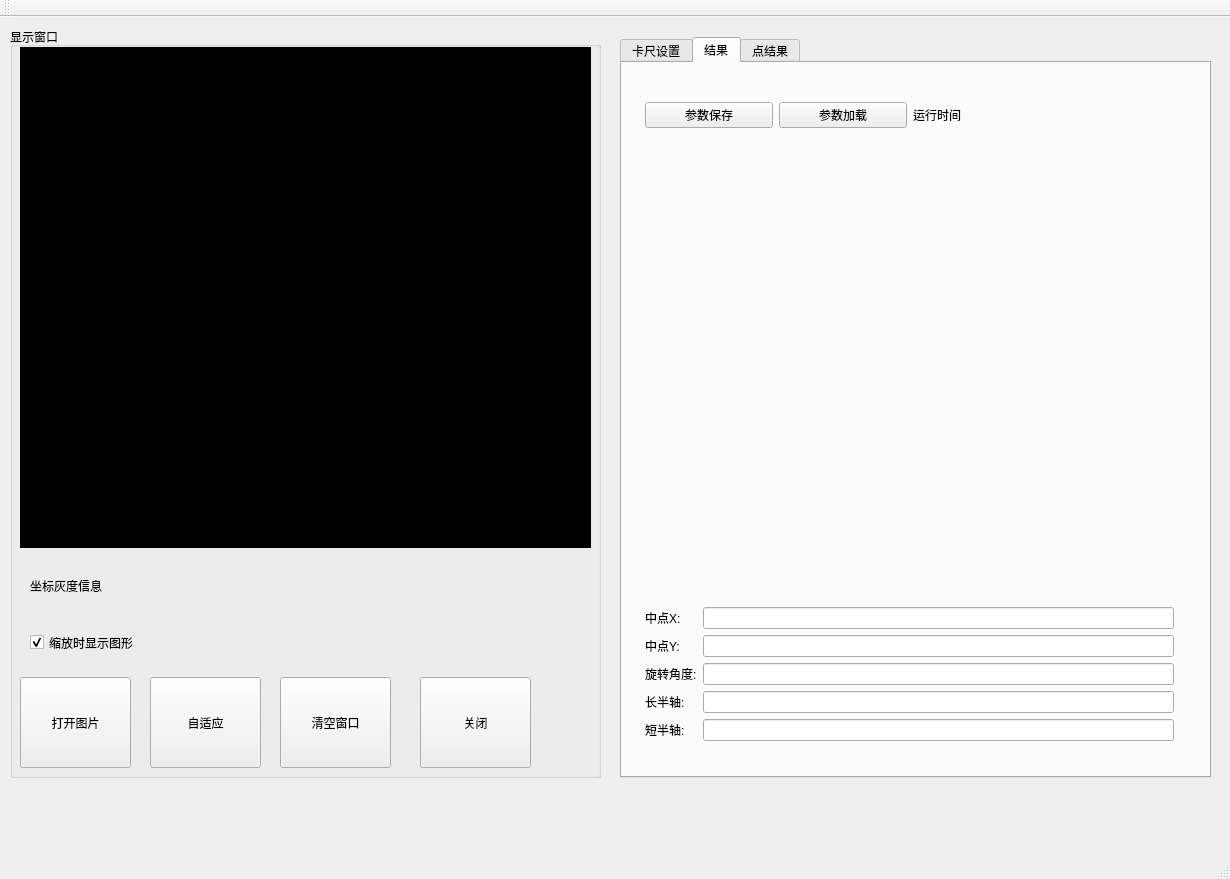
<?xml version="1.0" encoding="UTF-8"?>
<ui version="4.0">
 <class>EllipseWindowClass</class>
 <widget class="QMainWindow" name="EllipseWindowClass">
  <property name="geometry">
   <rect>
    <x>0</x>
    <y>0</y>
    <width>1230</width>
    <height>879</height>
   </rect>
  </property>
  <property name="windowTitle">
   <string>EllipseWindow</string>
  </property>
  <widget class="QWidget" name="centralWidget">
   <widget class="QGroupBox" name="groupBox">
    <property name="geometry">
     <rect>
      <x>10</x>
      <y>10</y>
      <width>591</width>
      <height>751</height>
     </rect>
    </property>
    <property name="title">
     <string>显示窗口</string>
    </property>
    <widget class="CMyLabel" name="lbl_Window">
     <property name="geometry">
      <rect>
       <x>10</x>
       <y>20</y>
       <width>571</width>
       <height>501</height>
      </rect>
     </property>
     <property name="styleSheet">
      <string notr="true">background-color: rgb(0, 0, 0);</string>
     </property>
     <property name="text">
      <string/>
     </property>
    </widget>
    <widget class="QPushButton" name="pBtn_ReadImage">
     <property name="geometry">
      <rect>
       <x>10</x>
       <y>650</y>
       <width>111</width>
       <height>91</height>
      </rect>
     </property>
     <property name="text">
      <string>打开图片</string>
     </property>
    </widget>
    <widget class="QPushButton" name="pBtn_FitImage">
     <property name="geometry">
      <rect>
       <x>140</x>
       <y>650</y>
       <width>111</width>
       <height>91</height>
      </rect>
     </property>
     <property name="text">
      <string>自适应</string>
     </property>
    </widget>
    <widget class="QLabel" name="lbl_Status">
     <property name="geometry">
      <rect>
       <x>20</x>
       <y>550</y>
       <width>561</width>
       <height>18</height>
      </rect>
     </property>
     <property name="text">
      <string>坐标灰度信息</string>
     </property>
    </widget>
    <widget class="QPushButton" name="btn_ClearWindow">
     <property name="geometry">
      <rect>
       <x>270</x>
       <y>650</y>
       <width>111</width>
       <height>91</height>
      </rect>
     </property>
     <property name="text">
      <string>清空窗口</string>
     </property>
    </widget>
    <widget class="QCheckBox" name="ckb_ShowObj">
     <property name="geometry">
      <rect>
       <x>20</x>
       <y>600</y>
       <width>131</width>
       <height>31</height>
      </rect>
     </property>
     <property name="text">
      <string>缩放时显示图形</string>
     </property>
     <property name="checked">
      <bool>true</bool>
     </property>
    </widget>
    <widget class="QPushButton" name="btn_Hide">
     <property name="geometry">
      <rect>
       <x>410</x>
       <y>650</y>
       <width>111</width>
       <height>91</height>
      </rect>
     </property>
     <property name="text">
      <string>关闭</string>
     </property>
    </widget>
   </widget>
   <widget class="QTabWidget" name="tabWidget_10">
    <property name="geometry">
     <rect>
      <x>620</x>
      <y>20</y>
      <width>591</width>
      <height>741</height>
     </rect>
    </property>
    <property name="currentIndex">
     <number>1</number>
    </property>
    <widget class="QWidget" name="tab_39">
     <attribute name="title">
      <string>卡尺设置</string>
     </attribute>
     <widget class="QWidget" name="layoutWidget">
      <property name="geometry">
       <rect>
        <x>12</x>
        <y>20</y>
        <width>551</width>
        <height>671</height>
       </rect>
      </property>
      <layout class="QVBoxLayout" name="verticalLayout_3">
       <item>
        <layout class="QVBoxLayout" name="verticalLayout_2">
         <item>
          <layout class="QHBoxLayout" name="horizontalLayout">
           <item>
            <widget class="QLabel" name="label_187">
             <property name="text">
              <string>中心Row</string>
             </property>
            </widget>
           </item>
           <item>
            <widget class="QDoubleSpinBox" name="dspb_CenterRow_Ellipse">
             <property name="enabled">
              <bool>false</bool>
             </property>
             <property name="decimals">
              <number>4</number>
             </property>
             <property name="minimum">
              <double>0.000000000000000</double>
             </property>
             <property name="maximum">
              <double>999999999.000000000000000</double>
             </property>
             <property name="singleStep">
              <double>0.000100000000000</double>
             </property>
            </widget>
           </item>
          </layout>
         </item>
         <item>
          <layout class="QHBoxLayout" name="horizontalLayout_2">
           <item>
            <widget class="QLabel" name="label_189">
             <property name="text">
              <string>中心Col</string>
             </property>
            </widget>
           </item>
           <item>
            <widget class="QDoubleSpinBox" name="dspb_CenterCol_Ellipse">
             <property name="enabled">
              <bool>false</bool>
             </property>
             <property name="decimals">
              <number>4</number>
             </property>
             <property name="minimum">
              <double>0.000000000000000</double>
             </property>
             <property name="maximum">
              <double>999999999.000000000000000</double>
             </property>
             <property name="singleStep">
              <double>0.000100000000000</double>
             </property>
            </widget>
           </item>
          </layout>
         </item>
         <item>
          <layout class="QHBoxLayout" name="horizontalLayout_3">
           <item>
            <widget class="QLabel" name="label_190">
             <property name="text">
              <string>角度</string>
             </property>
            </widget>
           </item>
           <item>
            <widget class="QDoubleSpinBox" name="dspb_Angle_Ellipse">
             <property name="enabled">
              <bool>false</bool>
             </property>
             <property name="decimals">
              <number>4</number>
             </property>
             <property name="minimum">
              <double>-99999.000000000000000</double>
             </property>
             <property name="maximum">
              <double>99999.000000000000000</double>
             </property>
             <property name="singleStep">
              <double>0.000100000000000</double>
             </property>
            </widget>
           </item>
          </layout>
         </item>
         <item>
          <layout class="QHBoxLayout" name="horizontalLayout_4">
           <item>
            <widget class="QLabel" name="label_191">
             <property name="text">
              <string>长半轴</string>
             </property>
            </widget>
           </item>
           <item>
            <widget class="QDoubleSpinBox" name="dspb_Radius1_Ellipse">
             <property name="enabled">
              <bool>false</bool>
             </property>
             <property name="decimals">
              <number>4</number>
             </property>
             <property name="minimum">
              <double>0.000000000000000</double>
             </property>
             <property name="maximum">
              <double>999999999.000000000000000</double>
             </property>
             <property name="singleStep">
              <double>0.000100000000000</double>
             </property>
            </widget>
           </item>
          </layout>
         </item>
         <item>
          <layout class="QHBoxLayout" name="horizontalLayout_5">
           <item>
            <widget class="QLabel" name="label_192">
             <property name="text">
              <string>短半轴</string>
             </property>
            </widget>
           </item>
           <item>
            <widget class="QDoubleSpinBox" name="dspb_Radius2_Ellipse">
             <property name="enabled">
              <bool>false</bool>
             </property>
             <property name="decimals">
              <number>4</number>
             </property>
             <property name="minimum">
              <double>0.000000000000000</double>
             </property>
             <property name="maximum">
              <double>999999999.000000000000000</double>
             </property>
             <property name="singleStep">
              <double>0.000100000000000</double>
             </property>
            </widget>
           </item>
          </layout>
         </item>
         <item>
          <layout class="QHBoxLayout" name="horizontalLayout_6">
           <item>
            <widget class="QLabel" name="label_172">
             <property name="text">
              <string>卡尺数量</string>
             </property>
            </widget>
           </item>
           <item>
            <widget class="QSpinBox" name="spb_MeasureNum_Ellipse">
             <property name="maximum">
              <number>999999</number>
             </property>
             <property name="value">
              <number>30</number>
             </property>
            </widget>
           </item>
          </layout>
         </item>
         <item>
          <layout class="QHBoxLayout" name="horizontalLayout_7">
           <item>
            <widget class="QLabel" name="label_173">
             <property name="text">
              <string>搜索长度</string>
             </property>
            </widget>
           </item>
           <item>
            <widget class="QSpinBox" name="spb_MeasureLength1_Ellipse">
             <property name="maximum">
              <number>999999</number>
             </property>
             <property name="value">
              <number>20</number>
             </property>
            </widget>
           </item>
          </layout>
         </item>
         <item>
          <layout class="QHBoxLayout" name="horizontalLayout_8">
           <item>
            <widget class="QLabel" name="label_174">
             <property name="text">
              <string>投影长度</string>
             </property>
            </widget>
           </item>
           <item>
            <widget class="QSpinBox" name="spb_MeasureLength2_Ellipse">
             <property name="maximum">
              <number>999999</number>
             </property>
             <property name="value">
              <number>2</number>
             </property>
            </widget>
           </item>
          </layout>
         </item>
         <item>
          <layout class="QHBoxLayout" name="horizontalLayout_9">
           <item>
            <widget class="QLabel" name="label_175">
             <property name="text">
              <string>平滑(Sigma)</string>
             </property>
            </widget>
           </item>
           <item>
            <widget class="QDoubleSpinBox" name="dspb_MeasureSigma_Ellipse">
             <property name="decimals">
              <number>1</number>
             </property>
             <property name="minimum">
              <double>0.400000000000000</double>
             </property>
             <property name="singleStep">
              <double>0.100000000000000</double>
             </property>
            </widget>
           </item>
          </layout>
         </item>
         <item>
          <layout class="QHBoxLayout" name="horizontalLayout_10">
           <item>
            <widget class="QLabel" name="label_176">
             <property name="text">
              <string>阈值</string>
             </property>
            </widget>
           </item>
           <item>
            <widget class="QSpinBox" name="spb_MeasureThreshold_Ellipse">
             <property name="maximum">
              <number>255</number>
             </property>
             <property name="value">
              <number>20</number>
             </property>
            </widget>
           </item>
          </layout>
         </item>
         <item>
          <layout class="QHBoxLayout" name="horizontalLayout_11">
           <item>
            <widget class="QLabel" name="label_177">
             <property name="text">
              <string>极性</string>
             </property>
            </widget>
           </item>
           <item>
            <widget class="QComboBox" name="cmb_MeasureTransition_Ellipse">
             <item>
              <property name="text">
               <string>positive</string>
              </property>
             </item>
             <item>
              <property name="text">
               <string>negative</string>
              </property>
             </item>
             <item>
              <property name="text">
               <string>all</string>
              </property>
             </item>
             <item>
              <property name="text">
               <string>uniform</string>
              </property>
             </item>
            </widget>
           </item>
          </layout>
         </item>
         <item>
          <layout class="QHBoxLayout" name="horizontalLayout_12">
           <item>
            <widget class="QLabel" name="label_178">
             <property name="text">
              <string>边缘选取</string>
             </property>
            </widget>
           </item>
           <item>
            <widget class="QComboBox" name="cmb_MeasureSelect_Ellipse">
             <item>
              <property name="text">
               <string>first</string>
              </property>
             </item>
             <item>
              <property name="text">
               <string>last</string>
              </property>
             </item>
             <item>
              <property name="text">
               <string>all</string>
              </property>
             </item>
            </widget>
           </item>
          </layout>
         </item>
         <item>
          <layout class="QHBoxLayout" name="horizontalLayout_13">
           <item>
            <widget class="QLabel" name="label_179">
             <property name="text">
              <string>最小得分</string>
             </property>
            </widget>
           </item>
           <item>
            <widget class="QDoubleSpinBox" name="dspb_MinScore_Ellipse">
             <property name="decimals">
              <number>2</number>
             </property>
             <property name="maximum">
              <double>1.000000000000000</double>
             </property>
             <property name="singleStep">
              <double>0.010000000000000</double>
             </property>
             <property name="value">
              <double>0.550000000000000</double>
             </property>
            </widget>
           </item>
          </layout>
         </item>
         <item>
          <layout class="QHBoxLayout" name="horizontalLayout_14">
           <item>
            <widget class="QLabel" name="label_180">
             <property name="text">
              <string>距离剔除</string>
             </property>
            </widget>
           </item>
           <item>
            <widget class="QDoubleSpinBox" name="dspb_DistanceThreshold_Ellipse">
             <property name="decimals">
              <number>1</number>
             </property>
             <property name="maximum">
              <double>100.000000000000000</double>
             </property>
             <property name="singleStep">
              <double>0.100000000000000</double>
             </property>
             <property name="value">
              <double>3.500000000000000</double>
             </property>
            </widget>
           </item>
          </layout>
         </item>
         <item>
          <layout class="QHBoxLayout" name="horizontalLayout_15">
           <item>
            <widget class="QLabel" name="label_181">
             <property name="text">
              <string>插值算法</string>
             </property>
            </widget>
           </item>
           <item>
            <widget class="QComboBox" name="cmb_MeasureInterpolation_Ellipse">
             <item>
              <property name="text">
               <string>nearest_neighbor</string>
              </property>
             </item>
             <item>
              <property name="text">
               <string>bilinear</string>
              </property>
             </item>
             <item>
              <property name="text">
               <string>bicubic</string>
              </property>
             </item>
            </widget>
           </item>
          </layout>
         </item>
         <item>
          <layout class="QHBoxLayout" name="horizontalLayout_16">
           <item>
            <widget class="QLabel" name="label_182">
             <property name="text">
              <string>是否跟随</string>
             </property>
            </widget>
           </item>
           <item>
            <widget class="QComboBox" name="cmb_IsFollow_Ellipse">
             <item>
              <property name="text">
               <string>No</string>
              </property>
             </item>
             <item>
              <property name="text">
               <string>Yes</string>
              </property>
             </item>
            </widget>
           </item>
          </layout>
         </item>
        </layout>
       </item>
       <item>
        <spacer name="verticalSpacer_12">
         <property name="orientation">
          <enum>Qt::Vertical</enum>
         </property>
         <property name="sizeHint" stdset="0">
          <size>
           <width>20</width>
           <height>128</height>
          </size>
         </property>
        </spacer>
       </item>
       <item>
        <layout class="QHBoxLayout" name="horizontalLayout_137">
         <item>
          <widget class="QPushButton" name="btn_DrawEllipse_Ellipse">
           <property name="text">
            <string>绘制椭圆</string>
           </property>
          </widget>
         </item>
         <item>
          <widget class="QPushButton" name="btn_DetectEllipse_Ellipse">
           <property name="text">
            <string>检测椭圆</string>
           </property>
          </widget>
         </item>
         <item>
          <widget class="QPushButton" name="btn_ClearRoi_Ellipse">
           <property name="text">
            <string>清除ROI</string>
           </property>
          </widget>
         </item>
        </layout>
       </item>
      </layout>
     </widget>
    </widget>
    <widget class="QWidget" name="tab_40">
     <attribute name="title">
      <string>结果</string>
     </attribute>
     <widget class="QWidget" name="layoutWidget">
      <property name="geometry">
       <rect>
        <x>12</x>
        <y>28</y>
        <width>551</width>
        <height>661</height>
       </rect>
      </property>
      <layout class="QVBoxLayout" name="verticalLayout">
       <item>
        <layout class="QHBoxLayout" name="horizontalLayout_138">
         <item>
          <layout class="QHBoxLayout" name="horizontalLayout_139">
           <item>
            <widget class="QPushButton" name="btn_SaveData_Ellipse">
             <property name="text">
              <string>参数保存</string>
             </property>
            </widget>
           </item>
           <item>
            <widget class="QPushButton" name="btn_LoadData_Ellipse">
             <property name="text">
              <string>参数加载</string>
             </property>
            </widget>
           </item>
          </layout>
         </item>
         <item>
          <widget class="QLabel" name="lbl_RunCT_Ellipse">
           <property name="text">
            <string>运行时间</string>
           </property>
          </widget>
         </item>
        </layout>
       </item>
       <item>
        <spacer name="verticalSpacer_13">
         <property name="orientation">
          <enum>Qt::Vertical</enum>
         </property>
         <property name="sizeHint" stdset="0">
          <size>
           <width>20</width>
           <height>428</height>
          </size>
         </property>
        </spacer>
       </item>
       <item>
        <layout class="QHBoxLayout" name="horizontalLayout_141">
         <item>
          <layout class="QVBoxLayout" name="verticalLayout_54">
           <item>
            <widget class="QLabel" name="label_183">
             <property name="text">
              <string>中点X:</string>
             </property>
            </widget>
           </item>
           <item>
            <widget class="QLabel" name="label_184">
             <property name="text">
              <string>中点Y:</string>
             </property>
            </widget>
           </item>
           <item>
            <widget class="QLabel" name="label_185">
             <property name="text">
              <string>旋转角度:</string>
             </property>
            </widget>
           </item>
           <item>
            <widget class="QLabel" name="label_186">
             <property name="text">
              <string>长半轴:</string>
             </property>
            </widget>
           </item>
           <item>
            <widget class="QLabel" name="label_188">
             <property name="text">
              <string>短半轴:</string>
             </property>
            </widget>
           </item>
          </layout>
         </item>
         <item>
          <layout class="QVBoxLayout" name="verticalLayout_55">
           <item>
            <widget class="QLineEdit" name="txt_Col_Ellipse">
             <property name="readOnly">
              <bool>true</bool>
             </property>
            </widget>
           </item>
           <item>
            <widget class="QLineEdit" name="txt_Row_Ellipse">
             <property name="readOnly">
              <bool>true</bool>
             </property>
            </widget>
           </item>
           <item>
            <widget class="QLineEdit" name="txt_Angle_Ellipse">
             <property name="readOnly">
              <bool>true</bool>
             </property>
            </widget>
           </item>
           <item>
            <widget class="QLineEdit" name="txt_Radius1_Ellipse">
             <property name="readOnly">
              <bool>true</bool>
             </property>
            </widget>
           </item>
           <item>
            <widget class="QLineEdit" name="txt_Radius2_Ellipse">
             <property name="readOnly">
              <bool>true</bool>
             </property>
            </widget>
           </item>
          </layout>
         </item>
        </layout>
       </item>
      </layout>
     </widget>
    </widget>
    <widget class="QWidget" name="tab_41">
     <attribute name="title">
      <string>点结果</string>
     </attribute>
     <widget class="QTableWidget" name="tablewidget_PointsResult_Ellipse">
      <property name="geometry">
       <rect>
        <x>10</x>
        <y>10</y>
        <width>561</width>
        <height>671</height>
       </rect>
      </property>
     </widget>
    </widget>
   </widget>
  </widget>
  <widget class="QMenuBar" name="menuBar">
   <property name="geometry">
    <rect>
     <x>0</x>
     <y>0</y>
     <width>1230</width>
     <height>23</height>
    </rect>
   </property>
  </widget>
  <widget class="QToolBar" name="mainToolBar">
   <attribute name="toolBarArea">
    <enum>TopToolBarArea</enum>
   </attribute>
   <attribute name="toolBarBreak">
    <bool>false</bool>
   </attribute>
  </widget>
  <widget class="QStatusBar" name="statusBar"/>
 </widget>
 <layoutdefault spacing="6" margin="11"/>
 <customwidgets>
  <customwidget>
   <class>CMyLabel</class>
   <extends>QLabel</extends>
   <header>cmylabel.h</header>
  </customwidget>
 </customwidgets>
 <resources/>
 <connections/>
</ui>
